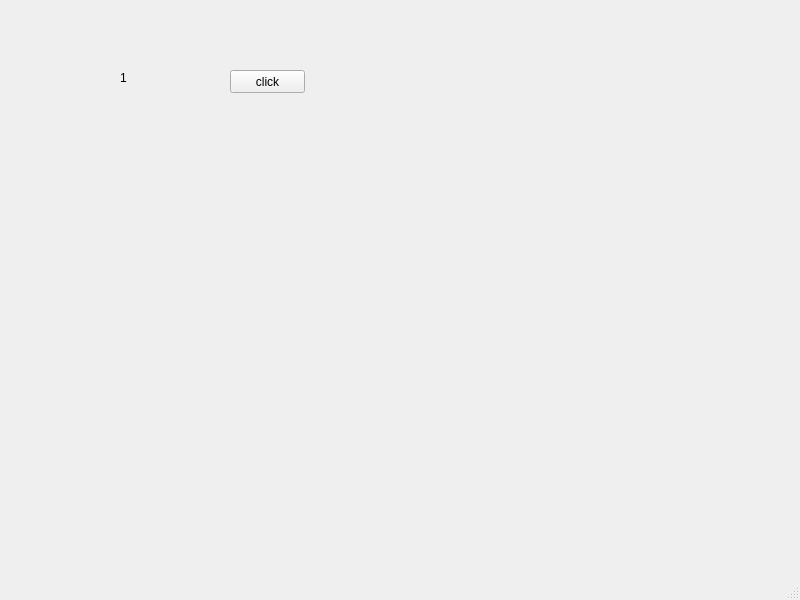
<?xml version="1.0" encoding="UTF-8"?>
<ui version="4.0">
 <class>MainWindow</class>
 <widget class="QMainWindow" name="MainWindow">
  <property name="geometry">
   <rect>
    <x>0</x>
    <y>0</y>
    <width>800</width>
    <height>600</height>
   </rect>
  </property>
  <property name="windowTitle">
   <string>MainWindow</string>
  </property>
  <widget class="QWidget" name="centralwidget">
   <widget class="QLabel" name="lbl">
    <property name="geometry">
     <rect>
      <x>120</x>
      <y>70</y>
      <width>81</width>
      <height>16</height>
     </rect>
    </property>
    <property name="text">
     <string>1</string>
    </property>
   </widget>
   <widget class="QPushButton" name="pb">
    <property name="geometry">
     <rect>
      <x>230</x>
      <y>70</y>
      <width>75</width>
      <height>23</height>
     </rect>
    </property>
    <property name="text">
     <string>click</string>
    </property>
   </widget>
  </widget>
  <widget class="QMenuBar" name="menubar">
   <property name="geometry">
    <rect>
     <x>0</x>
     <y>0</y>
     <width>800</width>
     <height>21</height>
    </rect>
   </property>
  </widget>
  <widget class="QStatusBar" name="statusbar"/>
 </widget>
 <resources/>
 <connections/>
</ui>
